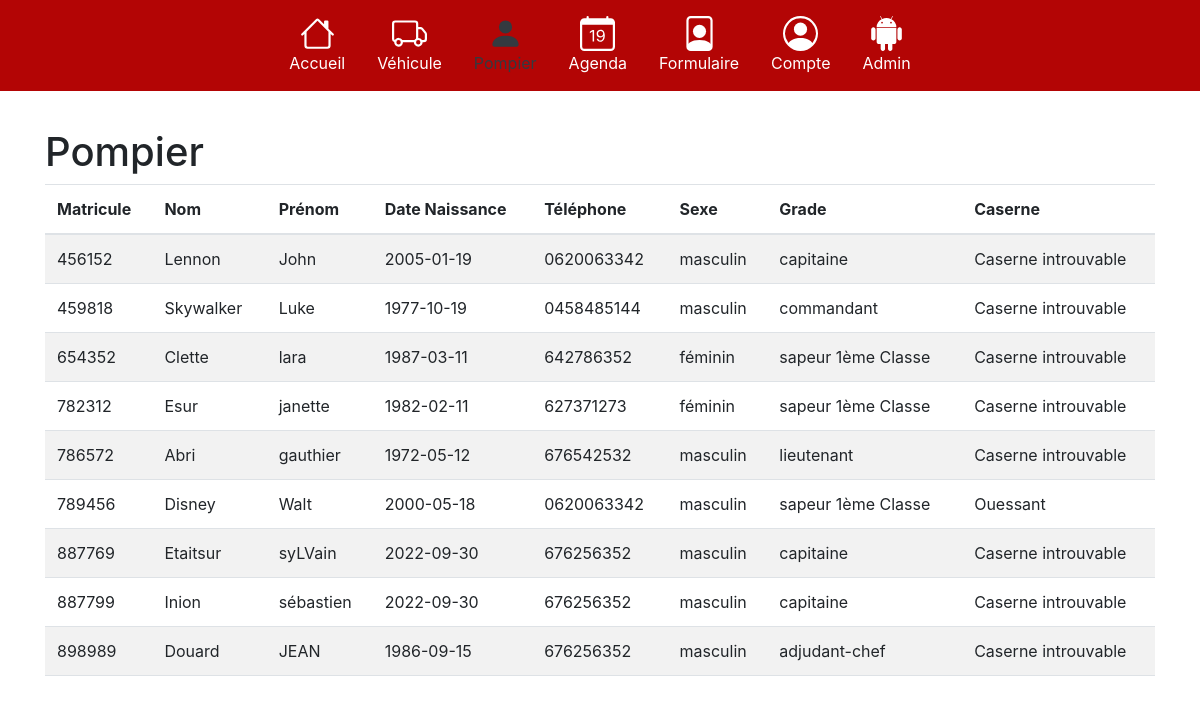
Page /pages/pompier.php (signed in) on the committed database.
### tables this page shows
CREATE TABLE `pompier` (
  `Matricule` int(11) NOT NULL,
  `Nom` varchar(255) DEFAULT NULL,
  `Prénom` varchar(255) DEFAULT NULL,
  `DateNaiss` date DEFAULT NULL,
  `Tel` varchar(20) DEFAULT NULL,
  `Sexe` varchar(10) DEFAULT NULL,
  `id` int(11) DEFAULT NULL,
  PRIMARY KEY (`Matricule`),
  KEY `id` (`id`),
  CONSTRAINT `pompier_ibfk_1` FOREIGN KEY (`id`) REFERENCES `grade` (`id`)
);

CREATE TABLE `grade` (
  `id` int(11) NOT NULL,
  `libellé` varchar(255) DEFAULT NULL,
  PRIMARY KEY (`id`)
);

CREATE TABLE `caserne` (
  `id` int(11) NOT NULL,
  `Nom` varchar(255) DEFAULT NULL,
  PRIMARY KEY (`id`)
);

### classes/PompierManager.class.php (called while the page is built, shortened)
<?php
class PompierManager
{
    private $_db;
    public function getPompier(){
        $requete = $this->_db->prepare("SELECT * FROM pompier");
        $requete->execute();
        $PompierInfo = $requete->fetchAll(PDO::FETCH_ASSOC);
        return $PompierInfo;
    }
    public function setDB(PDO $db)
    {
        $this->_db = $db;
    }
}
?>

### classes/GradeManager.class.php (called while the page is built, shortened)
<?php
class GradeManager
{
    private $_db;
    public function getGradeId($id)
    {
        $q = $this->_db->prepare('SELECT libellé FROM grade WHERE id = :id');
        $q->bindValue(':id', $id, PDO::PARAM_INT);
        $q->execute();
        $resultat = $q->fetch(PDO::FETCH_ASSOC);
        if ($resultat) {
            return $resultat['libellé'];
        } else {
            return "Grade introuvable";
        }
    }
    public function setDB(PDO $db)
    {
        $this->_db = $db;
    }
}
?>

### classes/AffectationManager.class.php (called while the page is built, shortened)
<?php
class AffectationManager
{
    private $_db;
    public function getAffectationRecente($Matricule)
    {
        $q = $this->_db->prepare('SELECT id FROM affectation WHERE Matricule = :matricule ORDER BY date DESC LIMIT 1');
        $q->bindValue(':matricule', $Matricule, PDO::PARAM_INT);
        $q->execute();
        $AffectationInfo = $q->fetchAll(PDO::FETCH_ASSOC);
        return $AffectationInfo;
    }
    public function setDB(PDO $db)
    {
        $this->_db = $db;
    }
}
?>

### classes/CaserneManager.class.php (called while the page is built, shortened)
<?php
class CaserneManager
{
    private $_db;
    public function getCaserneId($id)
    {
        $q = $this->_db->prepare('SELECT Nom FROM caserne WHERE id = :id');
        $q->bindValue(':id', $id, PDO::PARAM_INT);
        $q->execute();
        $resultat = $q->fetch(PDO::FETCH_ASSOC);
        if ($resultat) {
            return $resultat['Nom'];
        } else {
            return "Caserne introuvable";
        }
    }
    public function setDB(PDO $db)
    {
        $this->_db = $db;
    }
}
?>

### pages/pompier.php (the view, shortened to what this page needs)
<?php
include("../include/entete.inc.php");
?>
<?php
if (isset($_SESSION['login']) && $_SESSION['login'] == true ) {
    ?>
    <div class="container mt-5">
        <h1>Pompier</h1>
        <div class="table-responsive scrollable-table">
            <table class="table table-striped ">
                <thead>
                    <tr>
                        <th>Matricule</th>
                        <th>Nom</th>
                        <th>Prénom</th>
                        <th>Date Naissance</th>
                        <th>Téléphone</th>
                        <th>Sexe</th>
                        <th>Grade</th>
                        <th>Caserne</th>
                    </tr>
                </thead>
                <tbody id="pompierTableau">
                    <?php
                    $tableauPompier=$pompierManager->getPompier();
                    foreach ($tableauPompier as $pompier) {
                        echo "<tr>";
                        echo "<td>" . $pompier['Matricule'] . "</td>";
                        echo "<td>" . $pompier['Nom'] . "</td>";
                        echo "<td>" . $pompier['Prénom'] . "</td>";
                        echo "<td>" . $pompier['DateNaiss'] . "</td>";
                        echo "<td>" . $pompier['Tel'] . "</td>";
                        echo "<td>" . $pompier['Sexe'] . "</td>";
                        echo "<td>" . $gradeManager->getGradeId($pompier['id']) . "</td>";
                        echo "<td>" . $caserneManager->getCaserneId($affactationManager->getAffectationRecente($pompier['Matricule'])) . "</td>";
                        echo "</tr>";
                    }
                    ?>
                </tbody>
            </table>
        </div>
    </div>
    <?php
} else {
    header('Location: ../pages/accueil.php');
}
?>
<?php
      include ("../include/piedDePage.inc.php");
?>

### include/entete.inc.php (shortened to what this page needs)
<?php
  require_once ('connection.inc.php');
  $gradeManager = new GradeManager($db);
  $caserneManager = new CaserneManager($db);
  $pompierManager = new PompierManager($db);
  $affactationManager = new AffectationManager($db);
?>
<!DOCTYPE html>
<html>
<head>
	<link href="../bootstrap/css/bootstrap.css" rel="stylesheet">
  <link href="../bootstrap/css/style.css" rel="stylesheet">
</head>
<body>
  <header>
    <?php include ("menu.inc.php"); ?>
  </header>

### include/menu.inc.php (shortened to what this page needs)
<nav class="navbar navbar-expand-md navbar-dark fixed-top ">
    <?php $nomFichier=basename($_SERVER['SCRIPT_NAME']) ?>
    <div class="collapse navbar-collapse justify-content-center" id="navbarCollapse">
        <ul class="navbar-nav ">
            <li class="nav-item text-center  ">
                    <a class="nav-link <?php if ($nomFichier==="accueil.php") { echo 'text-dark'; } else {echo 'text-white';}?>" data-toggle="" href="../pages/accueil.php">
                        <div>Accueil</div>
                    </a>
                </li>
            <?php if (isset($_SESSION['login']) && $_SESSION['login'] == true): ?>
                <li class="nav-item text-center ml-3">
                    <a class="nav-link <?php if ($nomFichier==="lesVehicules.php" || $nomFichier === "vehicule.php" || $nomFichier === "ajout_Vehicule.php" || $nomFichier === "modification_Engin.php" || $nomFichier === "suppression_Engin.php" || $nomFichier === "gestionVehicule.php" || $nomFichier === "ajoutVehiculeCaserne.php" || $nomFichier === "suppressionVehiculeCaserne.php") { echo 'text-dark'; } else {echo 'text-white';}?>" data-toggle="" href="../pages/lesVehicules.php">
                        <div>Véhicule</div>
                    </a>
                </li>
                <li class="nav-item text-center ml-3">
                    <a class="nav-link <?php if ($nomFichier==="pompier.php") { echo 'text-dark'; } else {echo 'text-white';}?>" href="../pages/pompier.php">
                        <svg xmlns="http://www.w3.org/2000/svg" width="35" height="35" fill="currentColor" class="bi bi-person-fill" viewBox="0 0 16 16">
                            <path d="M3 14s-1 0-1-1 1-4 6-4 6 3 6 4-1 1-1 1zm5-6a3 3 0 1 0 0-6 3 3 0 0 0 0 6"/>
                        </svg>
                        <div>Pompier</div>
                    </a>
                </li>
                <li class="nav-item text-center ml-3">
                    <a class="nav-link <?php if ($nomFichier==="agenda.php") { echo 'text-dark'; } else {echo 'text-white';}?>" href="#">
                        <div>Agenda</div>
                    </a>
                </li>
                <li class="nav-item text-center ml-3">
                    <a class="nav-link <?php if ($nomFichier==="formulaire.php") { echo 'text-dark'; } else {echo 'text-white';}?>" data-toggle="" href="../pages/formulaire.php">
                        <div>Formulaire</div>
                    </a>
                </li>
                <li class="nav-item dropdown text-center ml-3 ">
                    <a class="nav-link text-white" data-toggle="dropdown">
                        <div>Compte</div>
                    </a>
                </li>
            <?php endif; ?>
            <?php if (isset($_SESSION['login'], $_SESSION['TypeUtilisateur']) && $_SESSION['login'] === true && $_SESSION['TypeUtilisateur'] === "admin"): ?>
                <li class="nav-item text-center ml-3">
                    <a class="nav-link  <?php if ($nomFichier==="admin.php") { echo 'text-dark'; } else {echo 'text-white';}?> " href="../pages/admin.php">
                        <div>Admin</div>
                    </a>
                </li>
            <?php endif; ?>
        </ul>
    </div>
</nav>

### include/piedDePage.inc.php (shortened to what this page needs)
</body>
</html>

### rows in the picture
pompier: Matricule "456152", Nom "Lennon", Prénom "John", DateNaiss "2005-01-19", Tel "0620063342", Sexe "masculin", id.libellé "capitaine", AffectationRecente "Caserne introuvable"
pompier: Matricule "459818", Nom "Skywalker", Prénom "Luke", DateNaiss "1977-10-19", Tel "0458485144", Sexe "masculin", id.libellé "commandant", AffectationRecente "Caserne introuvable"
pompier: Matricule "654352", Nom "Clette", Prénom "lara", DateNaiss "1987-03-11", Tel "642786352", Sexe "féminin", id.libellé "sapeur 1ème Classe", AffectationRecente "Caserne introuvable"
pompier: Matricule "782312", Nom "Esur", Prénom "janette", DateNaiss "1982-02-11", Tel "627371273", Sexe "féminin", id.libellé "sapeur 1ème Classe", AffectationRecente "Caserne introuvable"
pompier: Matricule "786572", Nom "Abri", Prénom "gauthier", DateNaiss "1972-05-12", Tel "676542532", Sexe "masculin", id.libellé "lieutenant", AffectationRecente "Caserne introuvable"
pompier: Matricule "789456", Nom "Disney", Prénom "Walt", DateNaiss "2000-05-18", Tel "0620063342", Sexe "masculin", id.libellé "sapeur 1ème Classe", Matricule.Nom "Ouessant"
pompier: Matricule "887769", Nom "Etaitsur", Prénom "syLVain", DateNaiss "2022-09-30", Tel "676256352", Sexe "masculin", id.libellé "capitaine", AffectationRecente "Caserne introuvable"
pompier: Matricule "887799", Nom "Inion", Prénom "sébastien", DateNaiss "2022-09-30", Tel "676256352", Sexe "masculin", id.libellé "capitaine", AffectationRecente "Caserne introuvable"
pompier: Matricule "898989", Nom "Douard", Prénom "JEAN", DateNaiss "1986-09-15", Tel "676256352", Sexe "masculin", id.libellé "adjudant-chef", AffectationRecente "Caserne introuvable"
